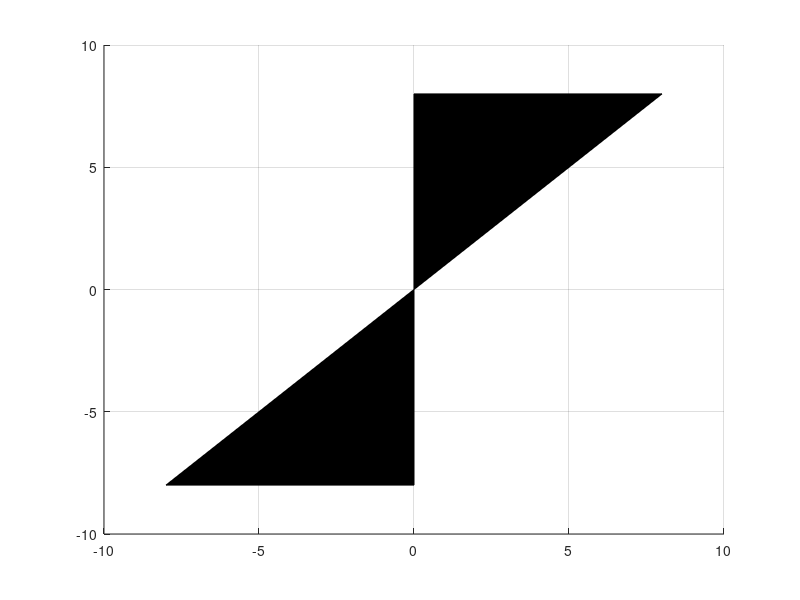

MATLAB code for this plot:
%close all
v2 = [0 0; 0 8; 8 8; 9 9];
hold on;
grid on;

v3 = [0 0; 0 -8; -8 -8; -9 -9];

patch('Vertices',v2,'FaceColor','black')

patch('Vertices',v3,'FaceColor','black')